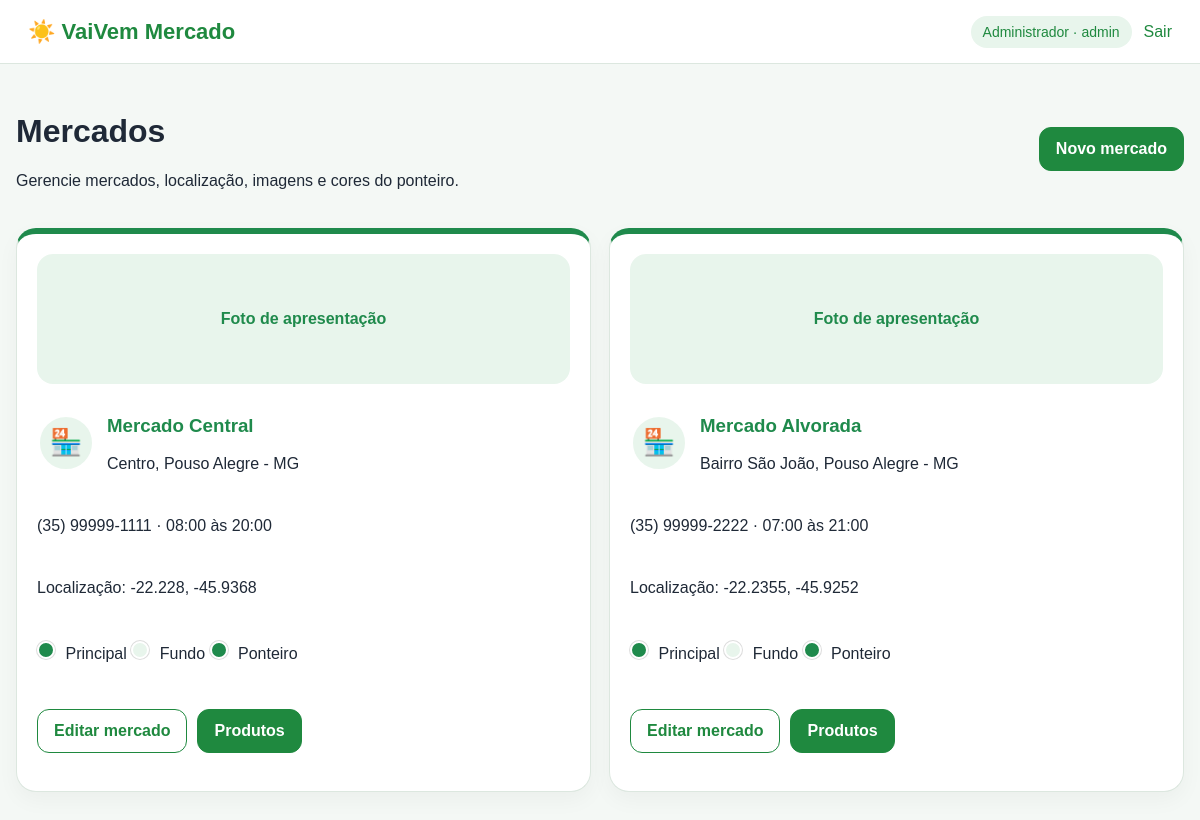
/admin/mercados (signed in), run on the app's committed database.
### app/models.py (models this page shows, shortened)
class ConfiguracaoSite(db.Model):
    id = db.Column(db.Integer, primary_key=True)
    nome_site = db.Column(db.String(120), default="VaiVem Mercado")
    slogan = db.Column(db.String(255), default="Mercados do bairro, comparação de preços e entrega local.")
    bairro_regiao = db.Column(db.String(120), default="")
    telefone_suporte = db.Column(db.String(40), default="")
    email_suporte = db.Column(db.String(160), default="")
    logo_site = db.Column(db.String(255))
    icone_site = db.Column(db.String(255))
    cor_principal = db.Column(db.String(20), default="#1f8a4c")
    cor_secundaria = db.Column(db.String(20), default="#e8f5ec")
    comparacao_precos_ativa = db.Column(db.Boolean, default=True)
    tipo_mapa = db.Column(db.String(40), default="openstreetmap")
    google_maps_api_key = db.Column(db.String(255), default="")
    pix_chave = db.Column(db.String(180), default="")
    pix_nome_recebedor = db.Column(db.String(160), default="")
    pix_cidade_recebedor = db.Column(db.String(120), default="")
    mensagem_padrao_cliente = db.Column(db.Text, default="Olá! Seu pedido foi recebido e em breve será atendido.")
    mensagem_padrao_entregador = db.Column(db.Text, default="Olá! Sou o entregador responsável pelo seu pedido.")
    atualizado_em = db.Column(db.DateTime, default=datetime.utcnow, onupdate=datetime.utcnow)

class Usuario(UserMixin, db.Model):
    id = db.Column(db.Integer, primary_key=True)
    nome = db.Column(db.String(120), nullable=False)
    email = db.Column(db.String(160), unique=True, nullable=False)
    senha_hash = db.Column(db.String(255), nullable=False)
    tipo = db.Column(db.String(30), nullable=False, default="cliente")
    telefone = db.Column(db.String(40))
    foto = db.Column(db.String(255))
    endereco = db.Column(db.String(255))
    criado_em = db.Column(db.DateTime, default=datetime.utcnow)

class Mercado(db.Model):
    id = db.Column(db.Integer, primary_key=True)
    nome = db.Column(db.String(140), nullable=False)
    endereco = db.Column(db.String(255), nullable=False)
    latitude = db.Column(db.Float, nullable=False, default=-22.228)
    longitude = db.Column(db.Float, nullable=False, default=-45.936)
    telefone = db.Column(db.String(40))
    horario = db.Column(db.String(120))
    logo = db.Column(db.String(255))
    foto_perfil = db.Column(db.String(255))
    foto_apresentacao = db.Column(db.String(255))
    cor_primaria = db.Column(db.String(20), default="#1f8a4c")
    cor_secundaria = db.Column(db.String(20), default="#e8f5ec")
    cor_ponteiro = db.Column(db.String(20), default="#1f8a4c")
    ativo = db.Column(db.Boolean, default=True)
    produtos = db.relationship("Produto", backref="mercado", cascade="all, delete-orphan")

### app/routes/admin.py (the view)
@admin_bp.route("/mercados")
@login_required
def mercados():
    return render_template("admin/mercados.html", mercados=Mercado.query.all())

### app/routes/admin.py (called while the page is built)
@admin_bp.before_request
def proteger_admin():
    if not current_user.is_authenticated or current_user.tipo != "admin":
        flash("Acesso restrito ao administrador.", "danger")
        return redirect(url_for("auth.login"))

### app/templates/admin/mercados.html (shortened to what this page needs)
{% extends "base.html" %}
{% block content %}
<div class="page-head">
  <div>
    <h1>Mercados</h1>
    <p>Gerencie mercados, localização, imagens e cores do ponteiro.</p>
  </div>
  <a class="btn primary" href="{{ url_for('admin.novo_mercado') }}">Novo mercado</a>
</div>
<div class="grid two">
{% for mercado in mercados %}
  <div class="card mercado-card-preview" style="border-top-color: {{ mercado.cor_primaria or '#1f8a4c' }};">
    <div class="mercado-capa" style="background: {{ mercado.cor_secundaria or '#e8f5ec' }}; color: {{ mercado.cor_primaria or '#1f8a4c' }};">
      {% if mercado.foto_apresentacao %}
        <img src="{{ url_for('static', filename='uploads/' ~ mercado.foto_apresentacao) }}" alt="Foto de apresentação">
      {% else %}
        Foto de apresentação
      {% endif %}
    </div>
    <div class="mercado-header">
      <div class="mercado-avatar" style="background: {{ mercado.cor_secundaria or '#e8f5ec' }};">
        {% if mercado.foto_perfil %}
          <img src="{{ url_for('static', filename='uploads/' ~ mercado.foto_perfil) }}" alt="Foto do perfil">
        {% else %}
          🏪
        {% endif %}
      </div>
      <div>
        <h3 style="color: {{ mercado.cor_primaria or '#1f8a4c' }};">{{ mercado.nome }}</h3>
        <p>{{ mercado.endereco }}</p>
      </div>
    </div>
    <p>{{ mercado.telefone or "Sem telefone" }} · {{ mercado.horario or "Sem horário" }}</p>
    <p>Localização: {{ mercado.latitude }}, {{ mercado.longitude }}</p>
    <p>
      <span class="cor-bolinha" style="background: {{ mercado.cor_primaria or '#1f8a4c' }};"></span> Principal
      <span class="cor-bolinha" style="background: {{ mercado.cor_secundaria or '#e8f5ec' }};"></span> Fundo
      <span class="cor-bolinha" style="background: {{ mercado.cor_ponteiro or '#1f8a4c' }};"></span> Ponteiro
    </p>
    <div class="actions">
      <a class="btn" href="{{ url_for('admin.editar_mercado', mercado_id=mercado.id) }}">Editar mercado</a>
      <a class="btn primary" href="{{ url_for('admin.produtos_mercado', mercado_id=mercado.id) }}">Produtos</a>
    </div>
  </div>
{% else %}
  <p>Nenhum mercado cadastrado.</p>
{% endfor %}
</div>
{% endblock %}

### app/templates/base.html (shortened to what this page needs)
<!doctype html>
<html lang="pt-br">
<head>
  <link rel="stylesheet" href="https://unpkg.com/leaflet@1.9.4/dist/leaflet.css">
  <link rel="stylesheet" href="{{ url_for('static', filename='css/style.css') }}">
</head>
<body>
<header class="topbar">
  <a class="brand" href="{{ url_for('auth.index') }}">
    {% if config_site and config_site.logo_site %}
      <img class="brand-logo-img" src="{{ url_for('static', filename='uploads/' ~ config_site.logo_site) }}" alt="Logo">
    {% else %}
      ☀️
    {% endif %}
    {{ config_site.nome_site if config_site else 'VaiVem Mercado' }}
  </a>
  <nav>
    {% if current_user.is_authenticated %}
      <span class="user-pill">{{ current_user.nome }} · {{ current_user.tipo }}</span>
      <a href="{{ url_for('auth.logout') }}">Sair</a>
    {% else %}
      <a href="{{ url_for('auth.login') }}">Entrar</a>
      <a href="{{ url_for('auth.cadastro') }}">Cadastro</a>
    {% endif %}
  </nav>
</header>
<main class="container">
  {% block content %}{% endblock %}
</main>
</body>
</html>

### app/static/css/style.css (style rules this page uses)
:root { --green:#1f8a4c; --green-dark:#126b37; --bg:#f4f8f5; --card:#ffffff; --text:#1f2937; --muted:#6b7280; --border:#dce7df; }
* { box-sizing:border-box }
html,body { max-width:100%;overflow-x:hidden }
body { margin:0;font-family:Arial,Helvetica,sans-serif;background:var(--bg);color:var(--text) }
a { color:var(--green-dark);text-decoration:none }
.topbar { min-height:64px; padding:14px 28px; background:var(--card); border-bottom:1px solid var(--border); display:flex; justify-content:space-between; align-items:center; gap:16px; position:sticky; top:0; z-index:10; }
.brand { font-size:22px; font-weight:800; color:var(--green-dark); display:inline-flex; align-items:center; gap:8px; min-width:0; }
.topbar nav { display:flex;gap:12px;align-items:center;flex-wrap:wrap }
.user-pill { background:#e8f5ec;padding:8px 12px;border-radius:999px;color:var(--green-dark);font-size:14px }
.container { width:min(1180px,calc(100% - 32px));margin:28px auto }
.grid { display:grid;gap:18px;margin:22px 0 }
.grid.two { grid-template-columns:repeat(2,minmax(0,1fr)) }
.card,.auth-card,.product-card,.stat { background:var(--card);border:1px solid var(--border);border-radius:20px;padding:20px;box-shadow:0 8px 22px #0000000a }
.btn,button { border:1px solid var(--green); background:#fff; color:var(--green-dark); border-radius:12px; padding:11px 16px; font-weight:800; cursor:pointer; display:inline-flex; align-items:center; justify-content:center; gap:8px; max-width:100%; text-align:center; line-height:1.25; white-space:normal; }
.btn.primary,button.primary { background:var(--green);color:#fff }
.actions { display:flex; flex-wrap:wrap; align-items:center; gap:10px; margin:18px 0; }
.actions .btn,.actions button { width:auto }
.page-head,.client-head { display:flex;align-items:center;justify-content:space-between;gap:16px;flex-wrap:wrap }

### app/templates/admin/mercados.html (style rules this page uses)
.mercado-card-preview { display: grid; gap: 12px; border-top: 6px solid transparent; }
.mercado-capa { width: 100%; height: 130px; border-radius: 16px; overflow: hidden; display: grid; place-items: center; font-weight: 800; }
.mercado-header { display: flex; align-items: center; gap: 12px; }
.mercado-avatar { width: 58px; height: 58px; border-radius: 50%; overflow: hidden; display: grid; place-items: center; font-size: 26px; flex-shrink: 0; border: 3px solid #fff; }
.cor-bolinha { width: 18px; height: 18px; border-radius: 50%; border: 2px solid #fff; box-shadow: 0 0 0 1px #ddd; display: inline-block; margin-right: 6px; }

### data on the page
ConfiguracaoSite: nome_site "VaiVem Mercado"
Usuario: nome "Administrador", tipo "admin"
Mercado: shows "Foto de apresentação", nome "Mercado Central", endereco "Centro, Pouso Alegre - MG", telefone "(35) 99999-1111", horario "08:00 às 20:00", latitude "-22.228", longitude "-45.9368"
Mercado: shows "Foto de apresentação", nome "Mercado Alvorada", endereco "Bairro São João, Pouso Alegre - MG", telefone "(35) 99999-2222", horario "07:00 às 21:00", latitude "-22.2355", longitude "-45.9252"
